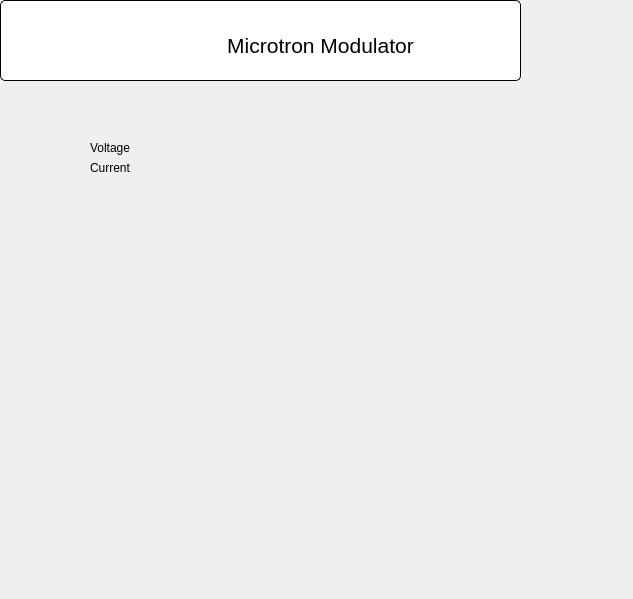
<?xml version="1.0" encoding="UTF-8"?>
<ui version="4.0">
 <class>uiMicrotronModulator</class>
 <widget class="QMainWindow" name="uiMicrotronModulator">
  <property name="geometry">
   <rect>
    <x>0</x>
    <y>0</y>
    <width>633</width>
    <height>599</height>
   </rect>
  </property>
  <property name="windowTitle">
   <string>Microtron Modulator</string>
  </property>
  <widget class="QWidget" name="centralWidget">
   <widget class="QGroupBox" name="titleGroupBox">
    <property name="geometry">
     <rect>
      <x>0</x>
      <y>0</y>
      <width>521</width>
      <height>81</height>
     </rect>
    </property>
    <property name="styleSheet">
     <string notr="true">QGroupBox {
	background-color: rgb(255, 255, 255);
    border: 1px solid black;
    border-radius: 5px;
    margin-top: 0.5em;
}

QGroupBox::title {
    subcontrol-origin: margin;
    left: 10px;
    padding: 0 3px 0 3px;
}</string>
    </property>
    <property name="title">
     <string/>
    </property>
    <widget class="QLabel" name="mainTitle">
     <property name="geometry">
      <rect>
       <x>130</x>
       <y>20</y>
       <width>381</width>
       <height>51</height>
      </rect>
     </property>
     <property name="font">
      <font>
       <family>Ubuntu</family>
       <pointsize>16</pointsize>
       <weight>50</weight>
       <italic>false</italic>
       <bold>false</bold>
      </font>
     </property>
     <property name="styleSheet">
      <string notr="true">QLabel#mainTitle {
	font: 16pt &quot;Ubuntu&quot;;
}</string>
     </property>
     <property name="text">
      <string>Microtron Modulator</string>
     </property>
     <property name="alignment">
      <set>Qt::AlignCenter</set>
     </property>
     <property name="wordWrap">
      <bool>true</bool>
     </property>
    </widget>
    <widget class="QLabel" name="label_18">
     <property name="geometry">
      <rect>
       <x>10</x>
       <y>20</y>
       <width>111</width>
       <height>51</height>
      </rect>
     </property>
     <property name="text">
      <string/>
     </property>
     <property name="pixmap">
      <pixmap resource="../resources.qrc">:/images/logo-115x54.jpg</pixmap>
     </property>
    </widget>
   </widget>
   <widget class="QLabel" name="label">
    <property name="geometry">
     <rect>
      <x>90</x>
      <y>140</y>
      <width>61</width>
      <height>15</height>
     </rect>
    </property>
    <property name="text">
     <string>Voltage</string>
    </property>
   </widget>
   <widget class="QLabel" name="label_2">
    <property name="geometry">
     <rect>
      <x>90</x>
      <y>160</y>
      <width>61</width>
      <height>15</height>
     </rect>
    </property>
    <property name="text">
     <string>Current</string>
    </property>
   </widget>
   <widget class="QELabel" name="qelabel">
    <property name="geometry">
     <rect>
      <x>150</x>
      <y>140</y>
      <width>131</width>
      <height>16</height>
     </rect>
    </property>
    <property name="variable" stdset="0">
     <string>MI-PS-MOD:getVoltage</string>
    </property>
   </widget>
  </widget>
 </widget>
 <customwidgets>
  <customwidget>
   <class>QELabel</class>
   <extends>QLabel</extends>
   <header>QELabel.h</header>
  </customwidget>
 </customwidgets>
 <resources>
  <include location="../resources.qrc"/>
 </resources>
 <connections/>
</ui>
